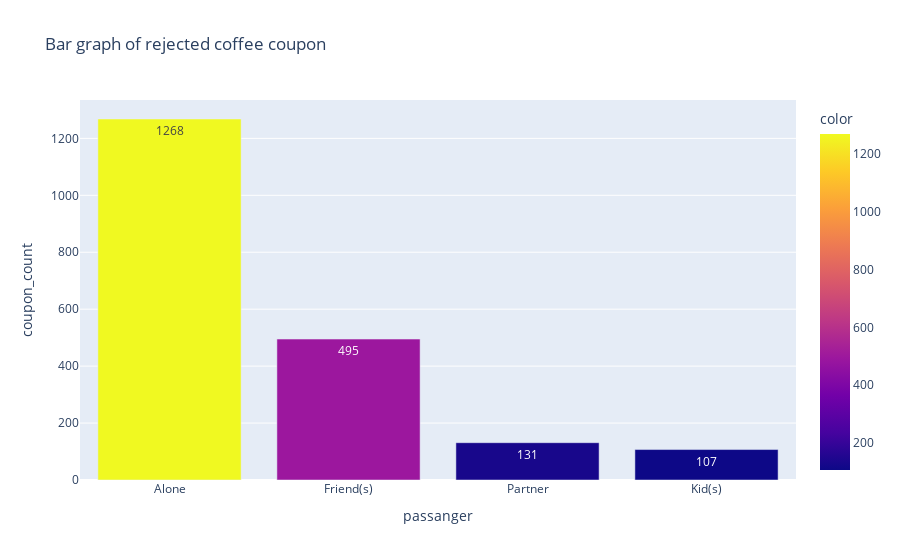

Notebook code for this chart:
### Code cell
value_counts = ch_df_rejected['passanger'].value_counts()
coupon_barplot = px.bar(value_counts, color=value_counts, text=value_counts, title = 'Bar graph of rejected coffee coupon')
coupon_barplot.update_layout(yaxis_title="coupon_count")

### Figure 1 — Plotly figure (JSON) as saved in the notebook; plotly's stock layout.template omitted (floating-point values rounded to 4 significant figures)
{"data": [{"alignmentgroup": "True", "hovertemplate": "passanger=%{x}<br>value=%{y}<br>text=%{text}<br>color=%{marker.color}<extra></extra>", "legendgroup": "", "marker": {"color": [1268, 495, 131, 107], "coloraxis": "coloraxis", "pattern": {"shape": ""}}, "name": "", "offsetgroup": "", "orientation": "v", "showlegend": false, "text": [1268, 495, 131, 107], "textposition": "auto", "type": "bar", "x": ["Alone", "Friend(s)", "Partner", "Kid(s)"], "xaxis": "x", "y": [1268, 495, 131, 107], "yaxis": "y"}], "layout": {"barmode": "relative", "coloraxis": {"colorbar": {"title": {"text": "color"}}, "colorscale": [[0, "#0d0887"], [0.1111, "#46039f"], [0.2222, "#7201a8"], [0.3333, "#9c179e"], [0.4444, "#bd3786"], [0.5556, "#d8576b"], [0.6667, "#ed7953"], [0.7778, "#fb9f3a"], [0.8889, "#fdca26"], [1, "#f0f921"]]}, "legend": {"tracegroupgap": 0}, "title": {"text": "Bar graph of rejected coffee coupon"}, "xaxis": {"anchor": "y", "domain": [0, 1], "title": {"text": "passanger"}}, "yaxis": {"anchor": "x", "domain": [0, 1], "title": {"text": "coupon_count"}}}}
